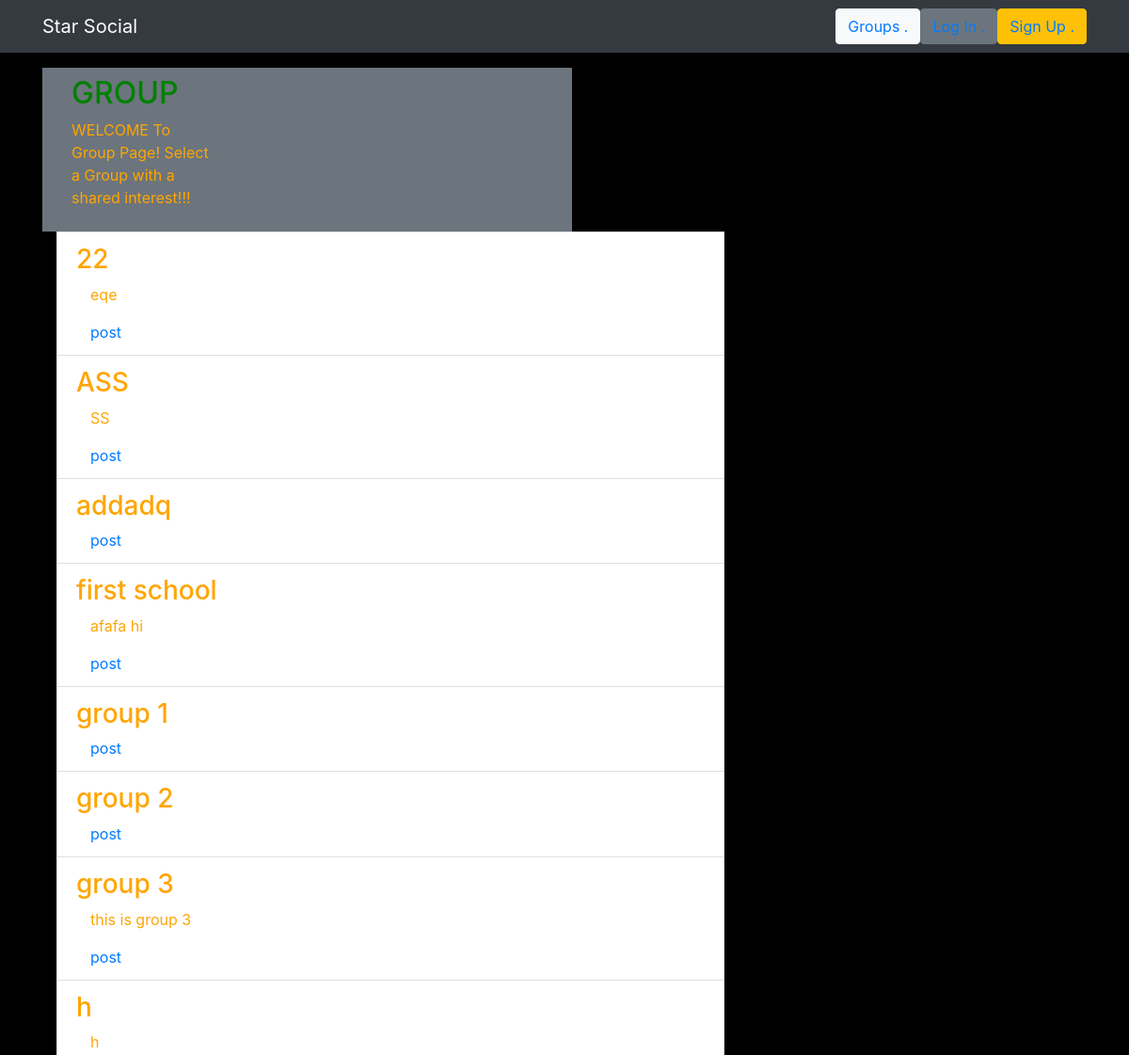
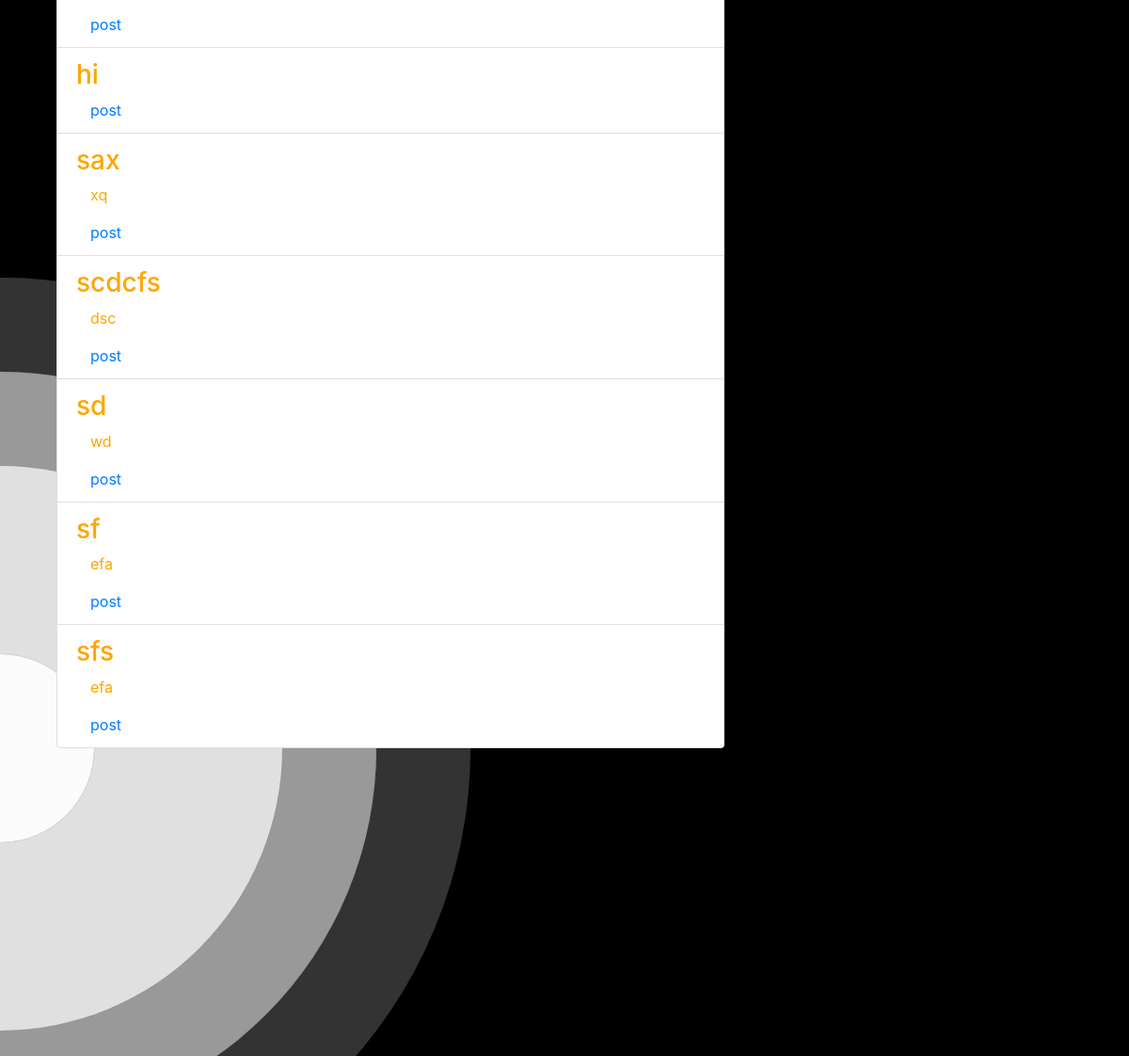
The app's page /groups/ with its own data (2 pictures, top to bottom).
### groups/models.py (models this page shows, shortened)
class Group(models.Model):
    name=models.CharField(max_length=255,unique=True)
    slug=models.SlugField(allow_unicode=True,unique=True)
    description=models.TextField(blank=True,default='')
    description_html=models.TextField(editable=False,default='',blank=True)
    members=models.ManyToManyField(User,through='GroupMember')
    class Meta():
        ordering=['name']

### groups/views.py (the view)
# urls.py: path('',views.ListGroup.as_view(),name='all'),
class ListGroup(generic.ListView):
    model=Group

### groups/templates/groups/group_list.html (shortened to what this page needs)
{% extends 'groups/group_base.html' %}
{% block pregroup %}
  <nav class="navbar bg-secondary navbar-expand-xl  sticky-top">
<div class="col-md-4">
  <div class="content">
    <h2>GROUP</h2>
    <p>WELCOME To Group Page!  Select a Group with a shared interest!!!</p>
  </div>
</div>
</nav>
{% endblock %}
{% block group_content %}
<a>
<div class="col-md-8">
  <div class="list-group">
    {% for group in object_list %}
    <a class="list-group-item" href="{% url 'groups:single' slug=group.slug %}">
      <h3 class="title list-group-item-heading">{{group.name}}</h3>
      <div class="list-group-items-text container-fluid">
        {{group.description_html|safe}}
        <div class="row">
          <div class="col-md-4">
            post{{groups.members.count|pluralize}}
          </div>
        </div>
      </div>
    </a>
    {% endfor %}
  </div>
</div>
</a>
{% endblock %}

### groups/templates/groups/group_base.html (shortened to what this page needs)
{% extends 'base.html' %}
{% block content %}
<div class="container">
  <div class="row">
    {% block pregroup %}{% endblock %}
    {% block group_content %}{% endblock %}
  </div>
</div>
{% endblock %}

### templates/base.html (shortened to what this page needs)
<!DOCTYPE html>
{% load static %}
<html lang="en" dir="ltr">
  <head>
    <link rel="stylesheet" href="https://stackpath.bootstrapcdn.com/bootstrap/4.5.0/css/bootstrap.min.css">
         <link rel="stylesheet" href="{% static 'css/master.css'%}">
  </head>
  <br><br><br>
  <div class='ripple-background'>
    <div class='circle large shade3'></div>
    <div class='circle small shade5'></div>
  </div>
  <body class="loader" fixed-top >
      <nav class="navbar navbar-expand-sm bg-dark navbar-dark fixed-top techfront custom-navbar" fixed-top >
        <div class="container">
          <a class="navbar-brand mynav" href="{% url 'home' %}">Star Social</a>
          <ul class="nav navbar-nav navbar-right">
            {% if user.is_authenticated %}
              <li class="btn btn-light"><a href="{% url 'posts:create' %}">Post .</a></li>
              <li class="btn btn-danger"><a href="{% url 'groups:all' %}">Groups .</a></li>
              <li class="btn btn-warning"><a href="{% url 'groups:create' %}">Create Groups .</a></li>
              <li class="btn btn-secondary"><a href="{% url 'accounts:logout' %}">Log Out .</a></li>
            {% else %}
              <li class="btn btn-light"><a href="{% url 'groups:all'%}">Groups  .</a></li>
              <li class="btn btn-secondary"><a href="{% url 'accounts:login' %}"><span class="tab">Log In  .</span></a></li>
              <li class="btn btn-warning"><a href="{% url 'accounts:signup' %}">Sign Up  .</a></li>
            {% endif %}
          </ul>
        </div>
    </nav>
    <div class="container mycontent">
      {% block content %}
      {% endblock %}
    </div>
</body>
</html>

### static/css/master.css (style rules this page uses)
.loader { filter:hue-rotate(0deg); color:linear-gradient(45deg,#0f8,#08f); animation:hue 10000ms infinite linear; }
body { background: #3399ff; }
.circle { position: absolute; border-radius: 50%; background: white; animation: ripple 15s infinite; box-shadow: 0px 0px 1px 0px #508fb9; }
.small { width: 200px; height: 200px; left: -100px; bottom: -100px; }
.large { width: 600px; height: 600px; left: -300px; bottom: -300px; }
.shade3 { opacity: 0.7; }
.shade5 { opacity: 0.9; }

### groups/templates/groups/group_list.html (style rules this page uses)
h2 { color:green; }
h3,p { color:orange; }
body { background-color:black; }

### records on screen
Group: name "22", description_html "eqe"
Group: name "ASS", description_html "SS"
Group: name "addadq"
Group: name "first school", description_html "afafa hi"
Group: name "group 1"
Group: name "group 2"
Group: name "group 3", description_html "this is group 3"
Group: name "h", description_html "h"
Group: name "hi"
Group: name "sax", description_html "xq"
Group: name "scdcfs", description_html "dsc"
Group: name "sd", description_html "wd"
Group: name "sf", description_html "efa"
Group: name "sfs", description_html "efa"
